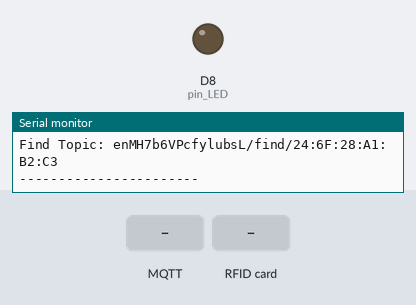
Recording of a sketch running on a simulated ESP8266 (NodeMCU). Parts: output pins drawn as LEDs (lit = HIGH), the last lines printed to the serial monitor. The inputs (shaded band) are chosen by the test bench. WiFi joins after 1.5 s; servers stay silent unless stated; no MQTT or app messages arrive unless stated.

Above: at 2.8 s.
2.9 s: MQTT message "1" arrives on the first subscribed topic
At 3.7 s:
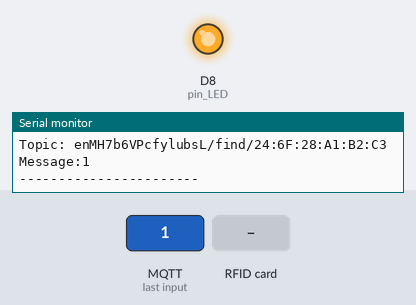
5.4 s: RFID card 5E 7A 19 C4 held to the reader
6.9 s: MQTT message "on" arrives on the first subscribed topic
8.4 s: MQTT message "off" arrives on the first subscribed topic
Timing chart, 0 to 10.9 s (numbered marks = the images above; inputs shaded):
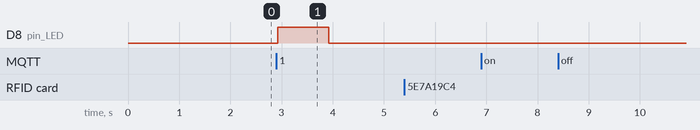

The sketch:

identifier.ino
```cpp
#include <ESP8266WiFi.h>
#include <WiFiClient.h>
#include <PubSubClient.h>

const char *ssid = "kebaratan";
const char *password = "Wifinyalemot";

#define VENDOR "ESP8266" // change to your vendor type
#define DEVICE_NAME "Identifier"

#define MQTT_BROKER "broker.hivemq.com"
#define REGISTER_TOPIC "enMH7b6VPcfylubsL/register"
String FIND_TOPIC = "enMH7b6VPcfylubsL/find";
#define MQTT_USERNAME "smatic-staging"
#define MQTT_PASSWORD "SemarIoT2022"
#define MQTT_PORT 1883

#include <SPI.h>
#include <MFRC522.h>

#define SS_PIN  D2  // ESP32 pin GIOP5
#define RST_PIN D1 // ESP32 pin GIOP27
#define pin_LED D8

MFRC522 rfid(SS_PIN, RST_PIN);

WiFiClient espClient;
PubSubClient client(espClient);

String macAddress = "";
String subTopic = "";

void setup() {
  pinMode(pin_LED, OUTPUT);
  digitalWrite(pin_LED, LOW);
  Serial.begin(115200);
  Serial.println();
  Serial.print("Configuring access point...");
  WiFi.begin(ssid, password);
  while (WiFi.status() != WL_CONNECTED) {
   delay(500);
   Serial.print(".");
  }
  Serial.println("");
  Serial.println("WiFi connected");
  Serial.print("IP address: ");
  Serial.println(WiFi.localIP());
  Serial.print("Max address: ");
  Serial.println(WiFi.macAddress());
  Serial.println("Connected to the WiFi network");

  // rfid
  SPI.begin(); // init SPI bus
  rfid.PCD_Init(); // init MFRC522

  //connecting to a mqtt broker
  client.setServer(MQTT_BROKER, MQTT_PORT);
  client.setCallback(callback);
  while (!client.connected()) {
      String client_id = String(WiFi.macAddress());
      Serial.printf("The client %s connects to the public mqtt broker\n", client_id.c_str());
      if (client.connect(client_id.c_str(), MQTT_USERNAME, MQTT_PASSWORD)) {
          Serial.println("Public emqx mqtt broker connected");
      } else {
          Serial.print("failed with state ");
          Serial.print(client.state());
          delay(2000);
      }
  }
  macAddress = String(WiFi.macAddress());
  String payload = String(WiFi.macAddress()) + "," + VENDOR + "," + DEVICE_NAME;
  // publish and subscribe
  client.publish(REGISTER_TOPIC, payload.c_str());
  subTopic = FIND_TOPIC + "/" + macAddress;
  client.subscribe(subTopic.c_str());
  Serial.print("Find Topic: ");
  Serial.println(subTopic);
  Serial.println("-----------------------");
}

void loop() {
  // put your main code here, to run repeatedly:
  client.loop();

  digitalWrite(pin_LED, LOW);

  if (rfid.PICC_IsNewCardPresent()) { // new tag is available
    if (rfid.PICC_ReadCardSerial()) { // NUID has been readed
      String rfidTag = readRFID();

      Serial.print("Tag: ");
      Serial.println(rfidTag);
      Serial.println("-----------------------");

      client.publish(FIND_TOPIC.c_str(), rfidTag.c_str());
    }
  }

}

void callback(char *topic, byte *payload, unsigned int length) {
  Serial.print("Topic: ");
  Serial.println(topic);
  Serial.print("Message:");
  String message = "";
  for (int i = 0; i < length; i++) {
      message += (char) payload[i];
  }
  Serial.print(message);
  Serial.println();
  Serial.println("-----------------------");

  if(message == "1"){
    digitalWrite(pin_LED, HIGH);
    delay(1000);
  }
}

String readRFID(){
  MFRC522::PICC_Type piccType = rfid.PICC_GetType(rfid.uid.sak);
//  Serial.print("RFID/NFC Tag Type: ");
//  Serial.println(rfid.PICC_GetTypeName(piccType));

  String tag = "";
  for (int i = 0; i < rfid.uid.size; i++) {
    tag += rfid.uid.uidByte[i] < 0x10 ? "0" : ":";
    tag += String(rfid.uid.uidByte[i], HEX);
  }

  rfid.PICC_HaltA(); // halt PICC
  rfid.PCD_StopCrypto1(); // stop encryption on PCD

  return tag;
}
```

Measured:
- after the input at 2.9 s, D8 (pin_LED): LOW → HIGH at once, → LOW 1.0 s later
